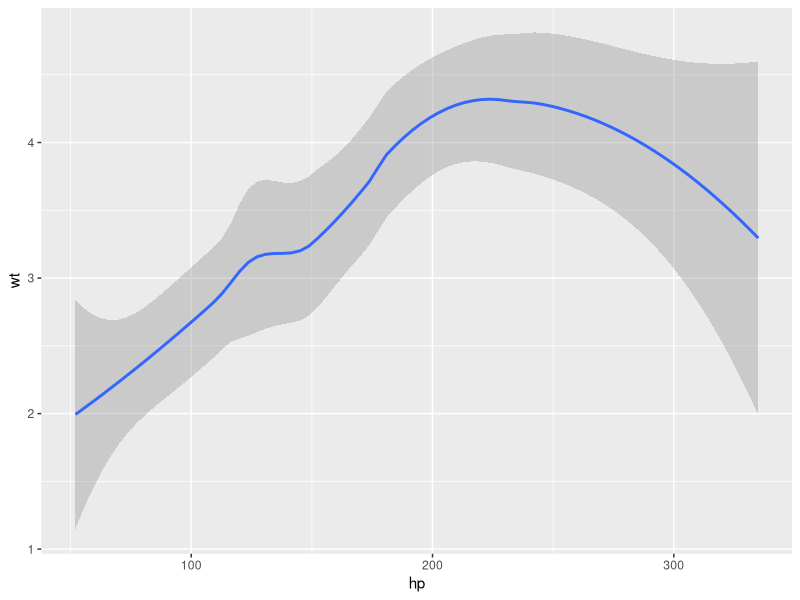
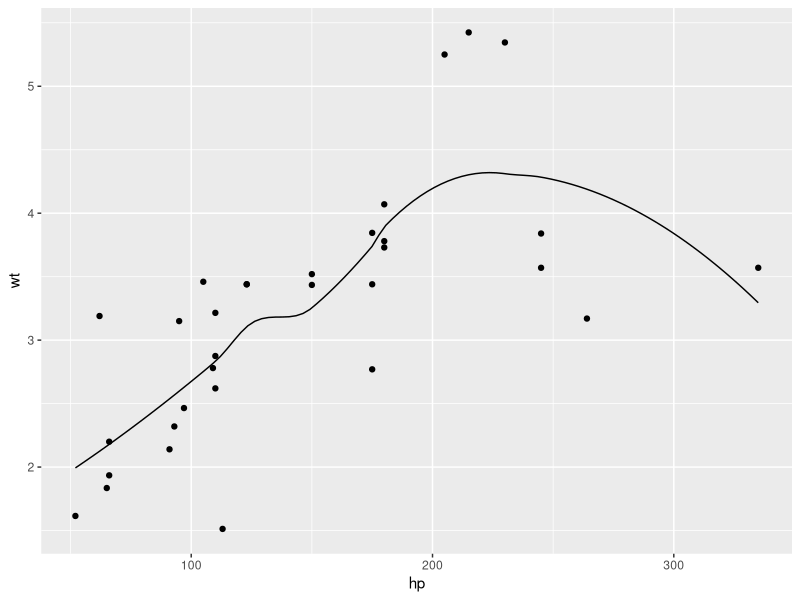
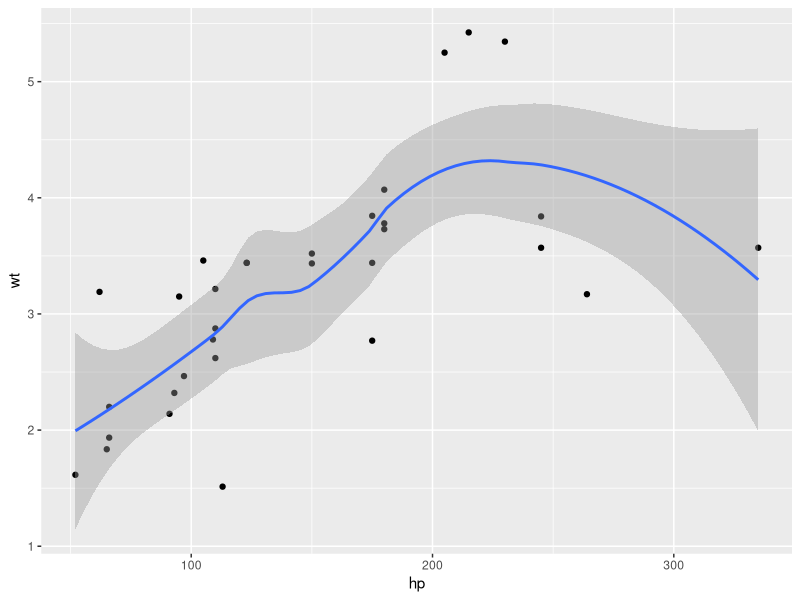

The R script that drew these images, in order: (Note: this script raises an error after producing the figures.)
rm(list = ls())
library("tidyverse")
mtcars
as_tibble(mtcars)

ggplot(mtcars, aes(x = hp, y = wt)) + geom_smooth(se = TRUE)
model <- loess(wt ~ hp, data=mtcars)
model2 <- lm(wt ~ splines::bs(hp, 3), data = mtcars)
model3 <- lm(wt ~ poly(hp, 3), data = mtcars)
model4 <- loess(wt ~ hp, data = mtcars, surface = "direct")  #Data is just predictable for loess just in this case.

xrange <- range(mtcars$hp)
xseq <- seq(from=xrange[1], to=xrange[2], length=100)
pred <- predict(model, newdata = data.frame(hp = xseq), se=TRUE)
y <-  pred$fit
ci <- pred$se.fit * qt(0.95 / 2 + .5, pred$df)
ymin = y - ci
ymax = y + ci
loess.DF <- data.frame(x = xseq, y, ymin, ymax, se = pred$se.fit)

ggplot(mtcars, aes(x=hp, y=wt)) +
	geom_point() +
	geom_line(aes(x = x, y= y), stat = "identity", data = select(loess.DF, c(x, y)))
	# geom_smooth(aes_auto(loess.DF), data=loess.DF, stat="identity")

ggplot(mtcars, aes(x=hp, y=wt)) +
	geom_point() +
	geom_smooth()

xseq2 <- seq(from = xrange[2], to = xrange[2]+300, length = 80)

pred2 <- predict(model, newdata2 = data.frame(hp = xseq2), se = TRUE)
y2 <- pred2$fit

y2
loess.DF2 <- data.frame(x = xseq2, y = y2)

XSeq_DF <- data_frame(hp = xseq)
XSeq2_DF <- data_frame(hp = xseq2)
library(modelr)
add_predictions(XSeq_DF, model)
add_predictions(XSeq2_DF, model)

add_predictions(XSeq_DF, model2)
add_predictions(XSeq2_DF, model2)


#Interpolation and Extrapolation by Linear Model(lm())
A <- add_predictions(XSeq_DF, model3)
add_predictions(XSeq2_DF, model3)

predict(model3, XSeq2_DF)

X_DF <- data_frame(hp = seq(from = xrange[1], to = xrange[2]+300, length = 200)) %>% 
	add_predictions(model3)
filter(X_DF, hp>=335)
ggplot(data = mtcars, aes(x = hp, y = wt)) + 
	geom_point() +
	geom_smooth(method = "lm", formula = y ~ poly(x, 3)) +
	geom_line(data = A,
						aes(x = hp, y = pred),
						colour = "red") +
	geom_line(data = filter(X_DF, hp < 400),
						aes(x = hp, y = pred),
						colour = "green") 

#Interpolation and Extrapolation by Local Regression (loess())
A2 <- add_predictions(XSeq_DF, model4)
add_predictions(XSeq2_DF, model4)
X_DF2 <- data_frame(hp = seq(from = xrange[1], to = xrange[2]+300, length = 200)) %>% 
	add_predictions(model4)

ggplot(data = mtcars, aes(x = hp, y = wt)) + 
	geom_point() +
	geom_smooth () +
	geom_line(data = A2,
 						aes(x = hp, y = pred),
 						colour = "red") +
	geom_line(data = filter(X_DF2, hp < 400),
						aes(x = hp, y = pred),
						colour = "green")



Model <- lm(wt ~ hp, data = mtcars)
library(broom)
tidy(Model3)
augment(Model3)
-0.6021063*(mtcars$hp[[1]])^3 - 2.0643041*(mtcars$hp[[1]])^2 + 3.5887402*(mtcars$hp[[1]]) + 3.2172500
0.00940096*mtcars$hp[[1]] + 1.83824670
mtcars$wt[[1]]

Model1 <- lm(wt ~ poly(hp), data = mtcars)
tidy(Model1)
poly(mtcars$hp)[1]

3.58874 * mtcars$hp[[1]] + 3.21725
3.58874 * poly(mtcars$hp)[1] + 3.21725

Model2 <- lm(wt ~ poly(hp,2), data = mtcars)
(T2 <- tidy(Model2))
augment(Model2)[1, ".fitted"]
(a1 <- T2[[3, "estimate"]]*poly(mtcars$hp,2)[[1,2]] + T2[[2, "estimate"]]*poly(mtcars$hp,2)[[1,1]] + T2[[1, "estimate"]])
# (b1 <- T2[[3, "estimate"]]*poly(mtcars$hp,2)[[1,2]]^2 + T2[[2, "estimate"]]*poly(mtcars$hp,2)[[1,2]] + T2[[1, "estimate"]])
abs(a1-augment(Model2)[1, ".fitted"])
# abs(b1-augment(Model2)[1, ".fitted"])

augment(Model2)[2, ".fitted"]
(a2 <- T2[[3, "estimate"]]*poly(mtcars$hp,2)[[2,2]] + T2[[2, "estimate"]]*poly(mtcars$hp,2)[[2,1]] + T2[[1, "estimate"]])
# (b2 <- -2.064304*poly(mtcars$hp,2)[[2,2]] + 3.588740*poly(mtcars$hp,2)[[2,2]] + 3.217250)
abs(a2-augment(Model2)[2, ".fitted"])
# abs(b2-augment(Model2)[2, ".fitted"])

augment(Model2)[3, ".fitted"]
(a3 <- T2[[3, "estimate"]]*poly(mtcars$hp,2)[[3,2]] + T2[[2, "estimate"]]*poly(mtcars$hp,2)[[3,1]] + T2[[1, "estimate"]])
# (b3 <- -2.064304*poly(mtcars$hp,2)[[3,2]]^2 + 3.588740*poly(mtcars$hp,2)[[3,2]] + 3.217250)
abs(a3-augment(Model2)[3, ".fitted"])
# abs(b3-augment(Model2)[3, ".fitted"])





(Model3 <- lm(wt ~ poly(hp,3), data = mtcars))
(T3 <- tidy(Model3))
augment(Model3)[[1, ".fitted"]]
(aa1 <- T3[[4, "estimate"]]*poly(mtcars$hp,3)[[1,3]] + T3[[3, "estimate"]]*poly(mtcars$hp,3)[[1,2]] + 
		T3[[2, "estimate"]]*poly(mtcars$hp,3)[[1,1]] + T3[[1, "estimate"]])
abs(aa1-augment(Model3)[[1, ".fitted"]])